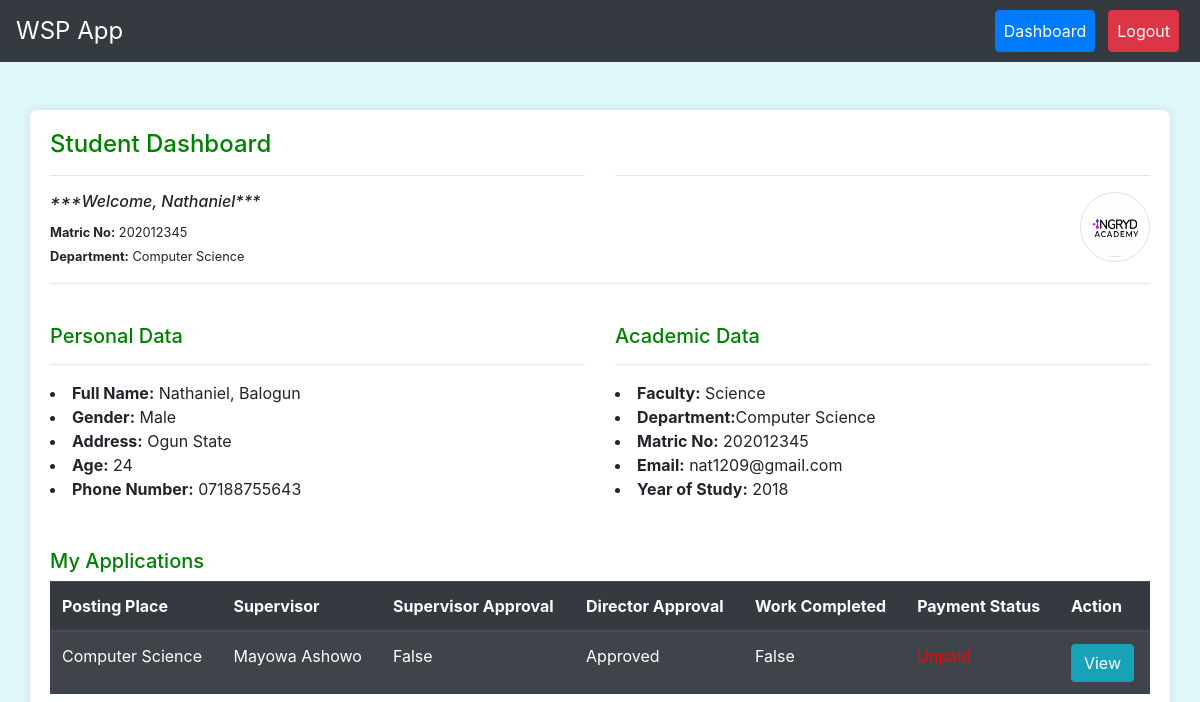
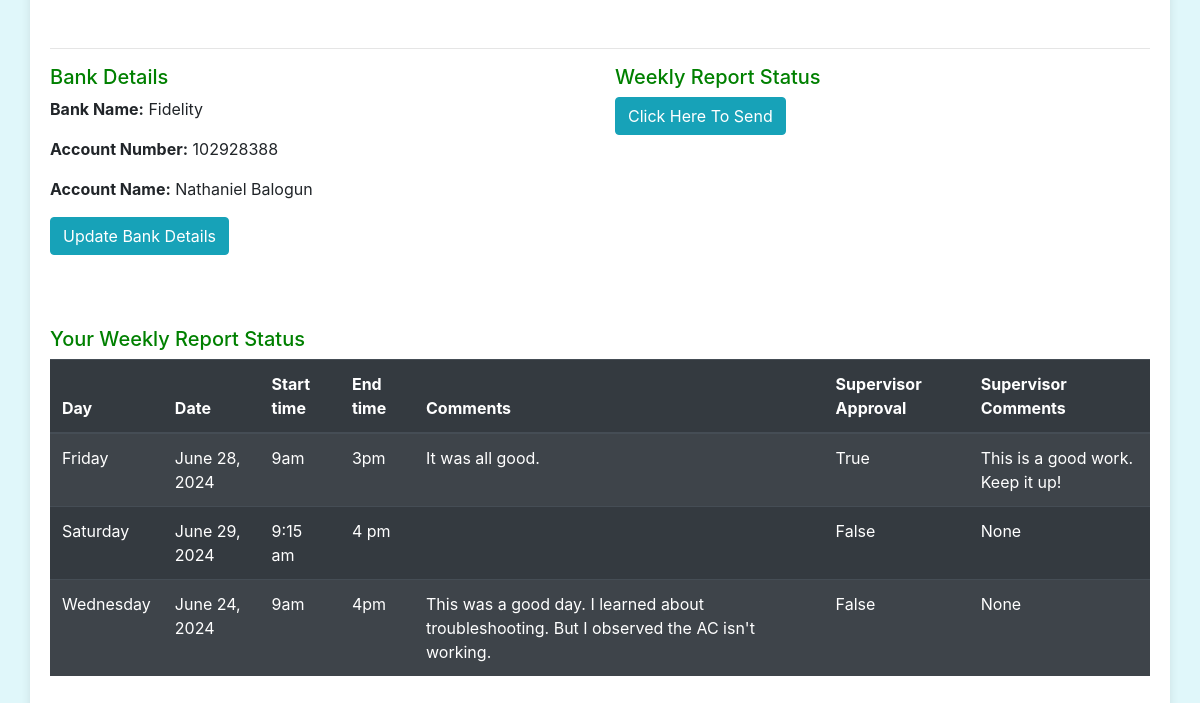
Before: /dashboard/ (signed in) with the older database file (2 pictures, top to bottom).
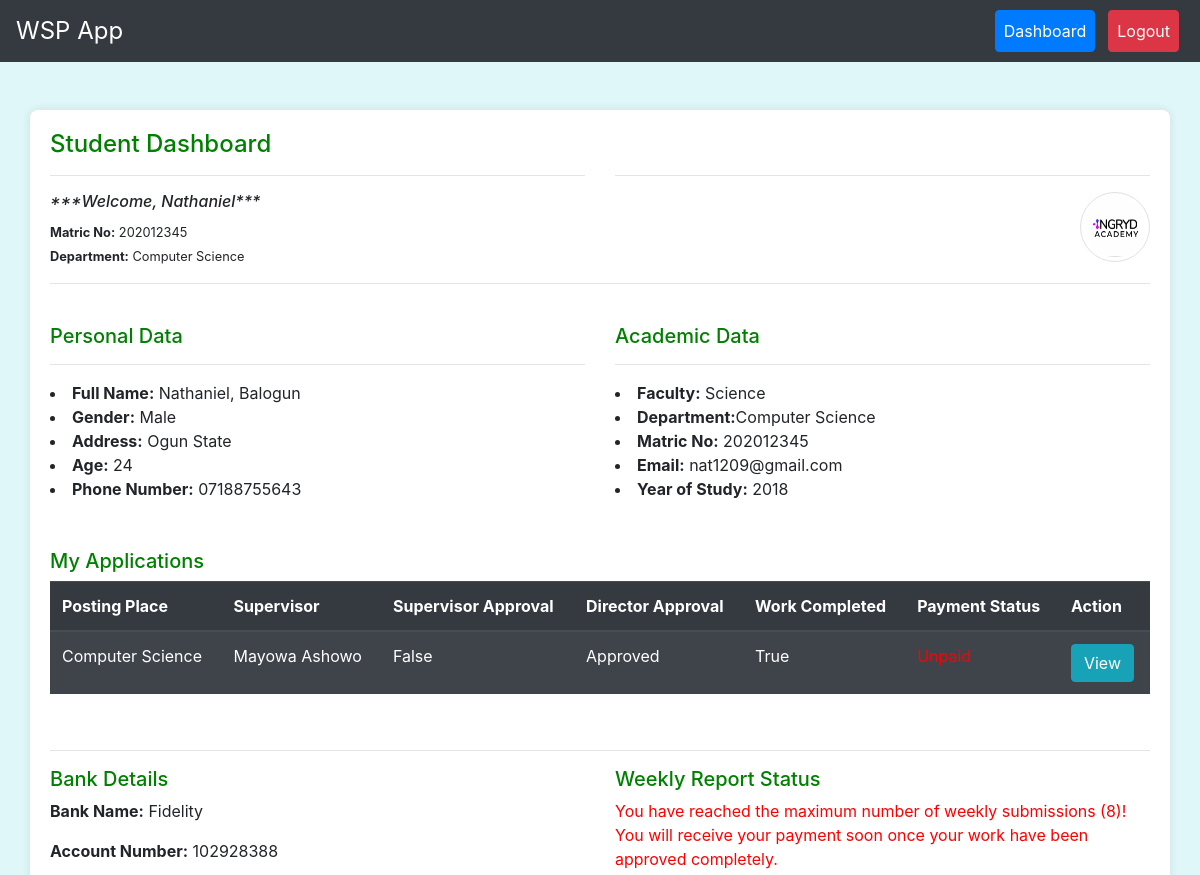
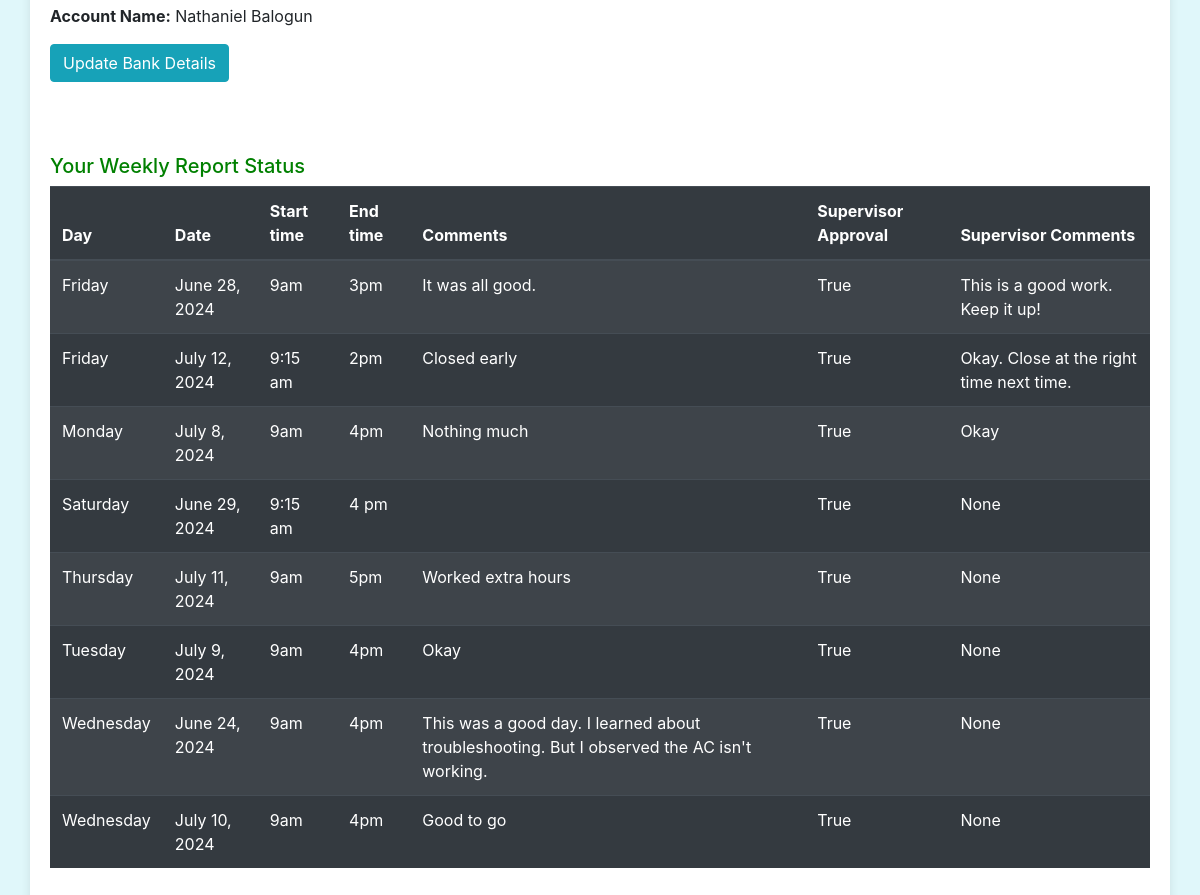
After: the same page with the newer database file (2 pictures, top to bottom).
### workapp/models.py (models this page shows, shortened)
class User(AbstractUser):
    ROLE_CHOICES = (
        ('student', 'Student'),
        ('director', 'Director'),
        ('supervisor', 'Supervisor'),
    )
    role = models.CharField(max_length=10, choices=ROLE_CHOICES)
    username = models.CharField(max_length=20, null=True, blank=True, unique=False, default='new_user')
    matric_number = models.CharField(max_length=20, null=True, blank=True, unique=True)
    staff_id = models.CharField(max_length=10, null=True, blank=True, unique=True)
    email = models.EmailField(null=True, blank=False, unique=True)
    department = models.CharField(max_length=100, null=True, blank=False)
    course_of_study = models.CharField(max_length=100, null=True, blank=False)
    faculty = models.CharField(max_length=100, null=True, blank=True, default='Science')
    specialization = models.CharField(max_length=100, null=True, blank=True)
    first_name = models.CharField(max_length=100)
    last_name = models.CharField(max_length=100)
    phone_number = models.CharField(max_length=12, null=True, blank=True, default='08012345678')
    contact_address = models.TextField(null=True, blank=True, default='Ogun State')
    date_of_birth = models.DateField(null=True, blank=True)
    GENDER_CHOICES = [
        ('M', 'Male'),
        ('F', 'Female')
    ]
    gender = models.CharField(max_length=1, choices=GENDER_CHOICES, null=True, blank=True)
    registration_date = models.DateField(default=date.today)
    def __str__(self):
        return f'{self.first_name} {self.last_name}'
    class Meta:
        ordering = ['-registration_date']

class StudentApplication(models.Model):
    student = models.ForeignKey(User, on_delete=models.CASCADE, related_name='applications', null=True)
    posting_place = models.ForeignKey(PostingPlace, on_delete=models.CASCADE)
    STATUS_CHOICES = [
        ('pending', 'Pending'),
        ('approved', 'Approved'),
        ('rejected', 'Rejected'),
    ]
    status = models.CharField(max_length=10, choices=STATUS_CHOICES, default='pending')
    supervisor_status = models.CharField(max_length=10, null=True, choices=STATUS_CHOICES, default='pending')
    director_approval = models.BooleanField(default=False)
    supervisor_approval = models.BooleanField(default=False, null=True)
    work_completed = models.BooleanField(default=False, null=True, blank=True)
    payment_status = models.BooleanField(default=False, null=True, blank=True)
    payment_receipt = models.ImageField(upload_to='receipts/', default=default_receipt, null=True, blank=True)
    start_date = models.DateField(null=True, blank=True)
    end_date = models.DateField(null=True, blank=True)
    student_photo = models.ImageField(upload_to='student_photos/', default=default_student_photo, null=True, blank=True)
    hod_recommendation_letter = models.FileField(upload_to='hod_signatures/', default=default_hod_signature, null=True, blank=True)
    room_number = models.CharField(max_length=20, null=True, blank=True)
    cgpa = models.DecimalField(max_digits=4, decimal_places=2, null=True, blank=True)
    year_of_study = models.IntegerField(null=True, blank=True)
    reason_for_desiring_to_work = models.TextField(null=True, blank=True)
    signature = models.FileField(upload_to='signatures/', default=default_signature, null=True, blank=True)
    area_of_interest = models.CharField(max_length=255, null=True, blank=True)
    date_signed = models.DateField(null=True, blank=True)
    def __str__(self):
        return f"{self.student.username} - {self.posting_place.name}"
    class Meta:
        ordering = [Case(
            When(status='pending', then=Value(0)),
            When(status='approved', then=Value(1)),
            When(status='rejected', then=Value(2)),
            output_field=IntegerField(),
        )]

class PostingPlace(models.Model):
    name = models.CharField(max_length=100)
    location = models.CharField(max_length=100, null=True, blank=True, default='School Campus')
    supervisor = models.ForeignKey(User, on_delete=models.SET_NULL, null=True, blank=True)

class BankDetails(models.Model):
    user = models.OneToOneField(User, on_delete=models.CASCADE)
    bank_name = models.CharField(max_length=100)
    account_number = models.CharField(max_length=20)
    account_name = models.CharField(max_length=100)
    def __str__(self):
        return f"Bank Details for {self.user.username}: {self.bank_name}, \
        {self.account_number}, {self.account_name}"

class WorkStatus(models.Model):
    application = models.ForeignKey(StudentApplication, on_delete=models.CASCADE, related_name='work_statuses', null=True)
    date = models.DateField()
    day = models.CharField(max_length=20, null=True)
    start_time = models.CharField(max_length=20, null=True)
    end_time = models.CharField(max_length=20, null=True)
    supervisor_name = models.CharField(max_length=50, null=True)
    student_checked = models.BooleanField(default=False)
    supervisor_approval = models.BooleanField(default=False)
    comments = models.TextField(null=True, blank=True)
    supervisor_comment = models.TextField(null=True)
    class Meta:
        ordering = ['date']

### workapp/views.py (the view, shortened to what this page needs)
# urls.py: path('dashboard/', views.dashboard, name='dashboard'),
@login_required
def dashboard(request):
    user = request.user
    if user.role == 'student':
        posting_places = PostingPlace.objects.all()
        applications = StudentApplication.objects.filter(student=request.user)
        latest_application = applications.latest('start_date') if applications.exists() else None
        app_count = applications.count()
        print(f"application for {user} => {applications}")
        work_statuses = WorkStatus.objects.filter(
            application__student=user).order_by('day')
        work_statuses_count = work_statuses.count()
        max_submissions = 8
        current_year = timezone.now().year
        user_dob = user.date_of_birth.year
        user_age = current_year - user_dob
        if request.method == 'POST':
            application_form = StudentApplicationForm(request.POST, request.FILES)
            posting_place_form = PostingPlaceForm2(request.POST)
            if 'apply_place' in request.POST:
                if application_form.is_valid():
                    print(f"student photo => {application_form}")
                    application = application_form.save(commit=False)
                    application.student = request.user
                    application.save()
                    return redirect('dashboard')
                else:
                    print('errors =>', application_form.errors)
            elif 'add_post_place' in request.POST:
                if posting_place_form.is_valid():
                    posting_place_form.save()
                    return redirect('dashboard')
        else:
            application_form = StudentApplicationForm()
            posting_place_form = PostingPlaceForm2()
        try:
            bank_detail = BankDetails.objects.get(user=user)
            print(f" {user.username} bank details => {bank_detail}")
        except BankDetails.DoesNotExist:
            bank_detail = None
        ctx = {'posting_places': posting_places, 'applications': applications,
                'application_form': application_form, 'posting_place_form':posting_place_form, 'app_count':app_count,
                 'work_statuses': work_statuses, 'user': user, 'work_statuses_count':work_statuses_count, 'latest_application': latest_application,\
                    'max_submissions':max_submissions, 'bank_detail':bank_detail, 'user':user, 'user_age':user_age}
        return render(request, 'student_dashboard.html', ctx)
    else:
        return render(request, 'other_dashboard.html')

### workapp/models.py (called while the page is built)
def default_student_photo():
    return 'student_photos/default.jpeg'

def default_receipt():
    return 'receipts/default_payment_transfer.jpeg'

def default_signature():
    return 'signatures/default_signature.jpeg'

def default_hod_signature():
    return 'hod_signatures/default_hod_signature.jpeg'

### workapp/templates/student_dashboard.html (shortened to what this page needs)
{% extends 'base.html' %}
{% load crispy_forms_tags %}
{% block content %}
    <div class="row">
        <div class="col-6">
            <h4 style="color:green">Student Dashboard</h4> <hr>
            <h6><em>***Welcome, {{ user.first_name }}***</em></h6>
            <small><b>Matric No:</b> {{ user.matric_number}}</small><br>
            <small><b>Department:</b> {{ user.department }}</small>
        </div>
        <div class="col-6">
            <h4 class="" style="margin-bottom: 45px;"></h4> <hr>
            <div class="user-photo" style="margin-left:50px; float: right;">
                <img src="{{ user.applications.first.student_photo.url }}" alt="User Photo" class="img-thumbnail"
                style="width: 70px; height: 70px; border-radius: 100%;">
            </div>
        </div>
    </div>
    <hr>  <br>
    <div class="row">
        <div class="col-6">
            <h5 style="color:green">Personal Data</h5><hr>
            <li><b>Full Name:</b> {{ user.first_name }}, {{ user.last_name}}</li>
            <li><b>Gender:</b> {% if user.gender == 'M' %}Male{% else %}Female{% endif %}</li>
            <li><b>Address:</b> {{ user.contact_address }}</li>
            <li><b>Age:</b> {{ user_age }}</li>
            <li><b>Phone Number:</b> {{ user.phone_number }}</li>
        </div>
        <div class="col-6">
            <h5 style="color:green">Academic Data</h5><hr>
            <li><b>Faculty:</b> {{ user.faculty }}</li>
            <li><b>Department:</b>{{ user.department }}</li>
            <li><b>Matric No:</b> {{ user.matric_number }}</li>
            <li><b>Email:</b> {{ user.email }}</li>
            {% if latest_application %}
                <li><strong>Year of Study:</strong> {{ latest_application.year_of_study }}</li>
            {% else %}
                <li><strong>Year of Study:</strong> NA</li>
            {% endif %}
        </div>
    </div>
    <br><br>
    <h5 style="color:green">My Applications</h5>
    {% if applications %}
    <div class="table-responsive">
        <table class="table table-dark table-striped">
            <thead>
                <tr>
                    <th>Posting Place</th>
                    <th>Supervisor</th>
                    <th>Supervisor Approval</th>
                    <th>Director Approval</th>
                    <th>Work Completed</th>
                    <th>Payment Status</th>
                    <th>Action</th>
                </tr>
            </thead>
            <tbody>
                {% for application in applications %}
                <tr>
                    <td>{{ application.posting_place.name }}</td>
                    <td>{{ application.posting_place.supervisor }}</td>
                    <td>{{ application.supervisor_approval }}</td>
                    <td>{{ application.get_status_display }}</td>
                    <td>{{ application.work_completed }}</td>
                    <td>{% if application.payment_status %}<span style="color:green">Paid</span>
                        {% else %}<span style="color:red">Unpaid</span>{% endif %}</td>
                    <td><a class="btn btn-info" href="{% url 'application_detail' application.id %}">View</a></td>
                </tr>
                {% empty %}
                <tr>
                    <td colspan="3">No applications submitted!</td>
                </tr>
                {% endfor %}
            </tbody>
        </table>
    </div>
    {% endif %}<br><hr>
    <div class="row">
        <div class="col-6">
            <h5 style="color:green">Bank Details</h5>
            {% if bank_detail %}
                <p><strong>Bank Name:</strong> {{ bank_detail.bank_name }}</p>
                <p><strong>Account Number:</strong> {{ bank_detail.account_number }}</p>
                <p><strong>Account Name:</strong> {{ bank_detail.account_name }}</p>
                <a href="{% url 'add_bank_details' %}" class="btn btn-info">Update Bank Details</a> <br>
            {% else %}
                <p style="color:red;">No bank details provided yet.</p>
                <a href="{% url 'add_bank_details' %}" class="btn btn-info">Add Bank Details</a> <br>
            {% endif %}
        </div>
        <div class="col-6">
            <h5 style="color:green">Weekly Report Status</h5>
            {% if applications %}
                {% for application in applications %}
                    {% if  application.status == 'pending' %}
                        <p style="color:red;">Oops! Your application hasn't been approved yet!</p>
                    {% else %}
                        {% if  application.status == 'rejected' %}
                            <p style="color:red;">Sorry! Your application has been rejected!</p>
                    {% else %}
                        {% if work_statuses_count < max_submissions %}
                            <form method="post" action="{% url 'submit_work_status' %}">
                                <button type="submit" class="btn btn-info">Click Here To Send</button>
                            </form>
                        {% else %}
                            <p style="color:red;">You have reached the maximum number of weekly submissions ({{ max_submissions }})! You will receive your payment soon once your work have been approved completely.</p>
                        {% endif %}
                    {% endif %}
                    {% endif %}
                {% endfor %}
            {% else %}
                <p style="color:red;">You have no application!</p>
            {% endif %}
        </div>
    </div>
    <br><br><br>
    <h5 style="color:green">Your Weekly Report Status</h5>
    <div class="table-responsive">
        <table class="table table-dark table-striped">
            <thead>
                <tr>
                    <th>Day</th>
                    <th>Date</th>
                    <th>Start time</th>
                    <th>End time</th>
                    <th>Comments</th>
                    <th>Supervisor Approval</th>
                    <th>Supervisor Comments</th>
                </tr>
            </thead>
            <tbody>
                {% for status in work_statuses %}
                <tr>
                    <td>{{ status.day }}</td>
                    <td>{{ status.date }}</td>
                    <td>{{ status.start_time }}</td>
                    <td>{{ status.end_time }}</td>
                    <td>{{ status.comments }}</td>
                    <td>{{ status.supervisor_approval }}</td>
                    <td>{{ status.supervisor_comment }}</td>
                </tr>
                {% empty %}
                <tr>
                    <td colspan="8" >No work status entries found!</td>
                </tr>
                {% endfor %}
            </tbody>
        </table>
    </div>
    <br><br>
 {% endblock %}

### workapp/templates/base.html (shortened to what this page needs)
<!DOCTYPE html>
<html lang="en">
<head>
    {% load static %}
    <link href="https://stackpath.bootstrapcdn.com/bootstrap/4.5.2/css/bootstrap.min.css" rel="stylesheet">
</head>
<body>
    <nav class="navbar navbar-expand-lg navbar-info bg-dark" style="color: #fff;">
        <a class="navbar-brand" style="color: #fff;" href="#">WSP App</a>
        <div class="collapse navbar-collapse" id="navbarNav">
            <ul class="navbar-nav ml-auto">
                {% if user.is_authenticated %}
                    <li class="nav-item"><a style="color: #fff;" class="nav-link btn btn-primary" href="{% url 'dashboard' %}">Dashboard</a></li>
                    <li class="nav-item"><a style="color: #fff;" class="nav-link btn btn-danger ml-2" href="{% url 'logout' %}">Logout</a></li>
                {% endif %}
            </ul>
        </div>
    </nav>
    <div class="container mt-5">
        {% block content %}
        {% endblock %}
    </div>
</body>
</html>

### workapp/templates/base.html (style rules this page uses)
body { background-color: #e0f7fa; }
.container { background-color: white; padding: 20px; border-radius: 8px; box-shadow: 0px 0px 10px rgba(0, 0, 0, 0.1); }
.navbar-brand { font-size: 1.5rem; }
.navbar-nav .nav-item .nav-link { margin: 0 5px; }

Changed rows visible on the page:
changed StudentApplication "False": work_completed "False" → "True"; max_submissions (not shown) → "8"; text "Click Here To Send" → "You have reached the maximum number of weekly submissions ( )! You will receive your payment soon once your work have been approved completely."
added WorkStatus: day "Friday", date "July 12, 2024", start_time "9:15 am", end_time "2pm", comments "Closed early", supervisor_approval "True", supervisor_comment "Okay. Close at the right time next time."
added WorkStatus: day "Monday", date "July 8, 2024", start_time "9am", end_time "4pm", comments "Nothing much", supervisor_approval "True", supervisor_comment "Okay"
changed WorkStatus "Saturday": supervisor_approval "False" → "True"
added WorkStatus: day "Thursday", date "July 11, 2024", start_time "9am", end_time "5pm", comments "Worked extra hours", supervisor_approval "True", supervisor_comment "None"
added WorkStatus: day "Tuesday", date "July 9, 2024", start_time "9am", end_time "4pm", comments "Okay", supervisor_approval "True", supervisor_comment "None"
changed WorkStatus "June 24, 2024": supervisor_approval "False" → "True"
added WorkStatus: day "Wednesday", date "July 10, 2024", start_time "9am", end_time "4pm", comments "Good to go", supervisor_approval "True", supervisor_comment "None"
